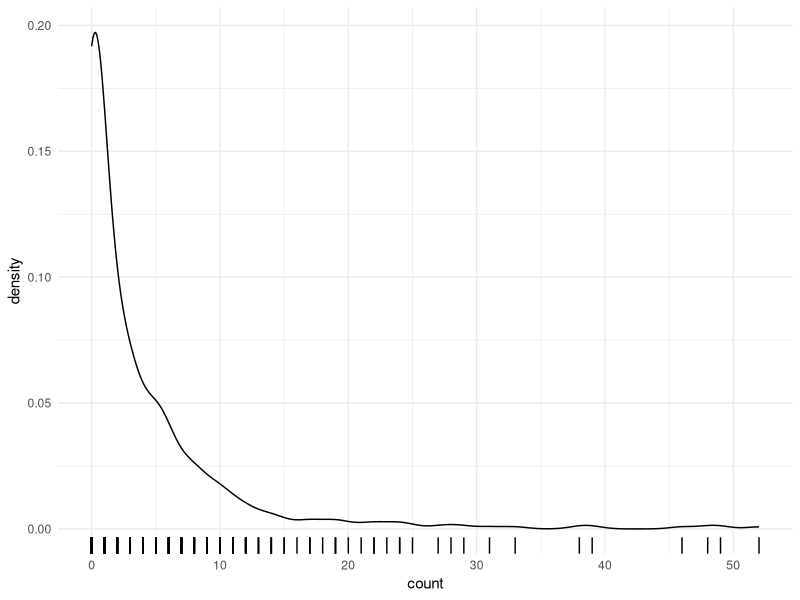
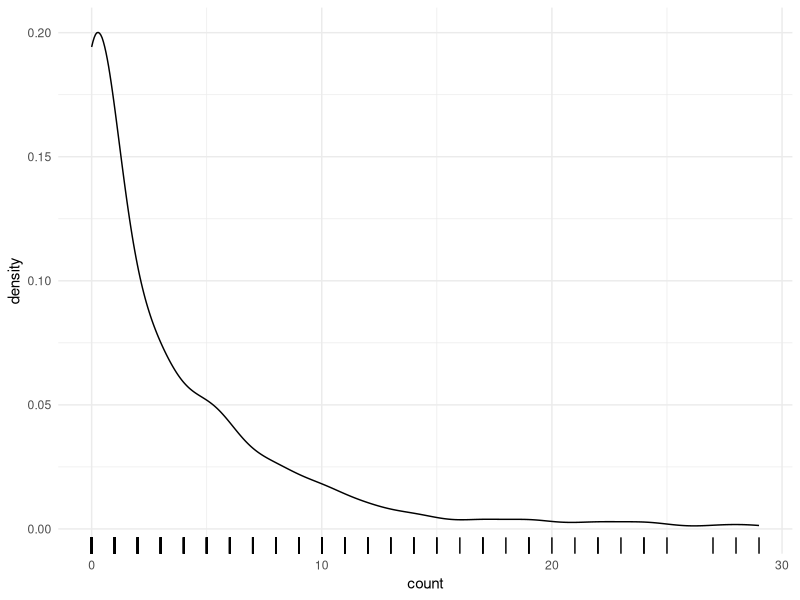

Generate these figures, in order, with R: (Note: this script raises an error after producing the figures.)
## ---- chunk 1
knitr::opts_chunk$set(echo = TRUE)
knitr::opts_knit$set(root.dir = normalizePath("../"))
library(tidyverse)
theme_set(theme_minimal())
library(fitdistrplus)
## ---- chunk 2
gestures <- read_csv("./data/gestures.csv")

gestures_tot <- gestures %>%
  group_by(dyad, background, months, gesture) %>%
  summarise(
    count = sum(count),
    ct = sum(ct)
  ) %>%
  ungroup() %>%
  mutate(
    gesture = factor(gesture, levels = c("reach", "point", "ho_gv"))
  ) %>%
  mutate_if(is.character, as.factor)

utterances <- read_csv("./data/utterances.csv")

utterances_tot <- utterances %>%
  group_by(dyad, months) %>%
  summarise(
    utterances = sum(utterances)
  ) %>%
  ungroup()
## ---- chunk 3
gestures %>% group_by(background) %>% summarise(n = n_distinct(dyad))
## ---- chunk 4
gestures_tot %>%
  ggplot(aes(count)) +
  geom_density() +
  geom_rug() +
  geom_vline(xintercept = median(gestures_tot$count), linetype = "dashed", colour = "orange") +
  geom_vline(xintercept = mean(gestures_tot$count), linetype = "dotted", colour = "blue")
## ---- chunk 5
gestures_tot %>%
  filter(count < 31) %>%
  ggplot(aes(count)) +
  geom_density() +
  geom_rug() +
  geom_vline(xintercept = median(gestures_tot$count), linetype = "dashed", colour = "orange") +
  geom_vline(xintercept = mean(gestures_tot$count), linetype = "dotted", colour = "blue")
## ---- chunk 6
descdist(gestures_tot$count, discrete = TRUE)
## ---- chunk 7
plot(fitdist(gestures_tot$count, "pois"))
## ---- chunk 8
plot(fitdist(gestures_tot$count, "nbinom"))
## ---- chunk 9
gestures_tot %>%
  ggplot(aes(count, fill = as.factor(months))) +
  geom_density(alpha = 0.5) +
  facet_grid(~ gesture)
